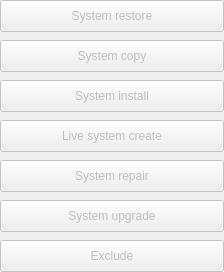
     <widget class="QWidget" name="functionmenu1" native="true">
      <property name="geometry">
       <rect>
        <x>448</x>
        <y>96</y>
        <width>224</width>
        <height>272</height>
       </rect>
      </property>
      <widget class="QPushButton" name="restoremenu">
       <property name="enabled">
        <bool>false</bool>
       </property>
       <property name="geometry">
        <rect>
         <x>0</x>
         <y>0</y>
         <width>224</width>
         <height>32</height>
        </rect>
       </property>
       <property name="cursor">
        <cursorShape>PointingHandCursor</cursorShape>
       </property>
       <property name="focusPolicy">
        <enum>Qt::NoFocus</enum>
       </property>
       <property name="text">
        <string>System restore</string>
       </property>
       <property name="icon">
        <iconset resource="resedit.qrc">
         <normaloff>:/pictures/next.png</normaloff>:/pictures/next.png</iconset>
       </property>
       <property name="iconSize">
        <size>
         <width>13</width>
         <height>13</height>
        </size>
       </property>
      </widget>
      <widget class="QPushButton" name="copymenu">
       <property name="enabled">
        <bool>false</bool>
       </property>
       <property name="geometry">
        <rect>
         <x>0</x>
         <y>40</y>
         <width>224</width>
         <height>32</height>
        </rect>
       </property>
       <property name="cursor">
        <cursorShape>PointingHandCursor</cursorShape>
       </property>
       <property name="focusPolicy">
        <enum>Qt::NoFocus</enum>
       </property>
       <property name="text">
        <string>System copy</string>
       </property>
       <property name="icon">
        <iconset resource="resedit.qrc">
         <normaloff>:/pictures/next.png</normaloff>:/pictures/next.png</iconset>
       </property>
       <property name="iconSize">
        <size>
         <width>13</width>
         <height>13</height>
        </size>
       </property>
      </widget>
      <widget class="QPushButton" name="installmenu">
       <property name="enabled">
        <bool>false</bool>
       </property>
       <property name="geometry">
        <rect>
         <x>0</x>
         <y>80</y>
         <width>224</width>
         <height>32</height>
        </rect>
       </property>
       <property name="cursor">
        <cursorShape>PointingHandCursor</cursorShape>
       </property>
       <property name="focusPolicy">
        <enum>Qt::NoFocus</enum>
       </property>
       <property name="text">
        <string>System install</string>
       </property>
       <property name="icon">
        <iconset resource="resedit.qrc">
         <normaloff>:/pictures/next.png</normaloff>:/pictures/next.png</iconset>
       </property>
       <property name="iconSize">
        <size>
         <width>13</width>
         <height>13</height>
        </size>
       </property>
      </widget>
      <widget class="QPushButton" name="livecreatemenu">
       <property name="enabled">
        <bool>false</bool>
       </property>
       <property name="geometry">
        <rect>
         <x>0</x>
         <y>120</y>
         <width>224</width>
         <height>32</height>
        </rect>
       </property>
       <property name="cursor">
        <cursorShape>PointingHandCursor</cursorShape>
       </property>
       <property name="focusPolicy">
        <enum>Qt::NoFocus</enum>
       </property>
       <property name="text">
        <string>Live system create</string>
       </property>
       <property name="icon">
        <iconset resource="resedit.qrc">
         <normaloff>:/pictures/next.png</normaloff>:/pictures/next.png</iconset>
       </property>
       <property name="iconSize">
        <size>
         <width>13</width>
         <height>13</height>
        </size>
       </property>
      </widget>
      <widget class="QPushButton" name="repairmenu">
       <property name="enabled">
        <bool>false</bool>
       </property>
       <property name="geometry">
        <rect>
         <x>0</x>
         <y>160</y>
         <width>224</width>
         <height>32</height>
        </rect>
       </property>
       <property name="cursor">
        <cursorShape>PointingHandCursor</cursorShape>
       </property>
       <property name="focusPolicy">
        <enum>Qt::NoFocus</enum>
       </property>
       <property name="text">
        <string>System repair</string>
       </property>
       <property name="icon">
        <iconset resource="resedit.qrc">
         <normaloff>:/pictures/next.png</normaloff>:/pictures/next.png</iconset>
       </property>
       <property name="iconSize">
        <size>
         <width>13</width>
         <height>13</height>
        </size>
       </property>
      </widget>
      <widget class="QPushButton" name="systemupgrade">
       <property name="enabled">
        <bool>false</bool>
       </property>
       <property name="geometry">
        <rect>
         <x>0</x>
         <y>200</y>
         <width>224</width>
         <height>32</height>
        </rect>
       </property>
       <property name="cursor">
        <cursorShape>PointingHandCursor</cursorShape>
       </property>
       <property name="focusPolicy">
        <enum>Qt::NoFocus</enum>
       </property>
       <property name="text">
        <string>System upgrade</string>
       </property>
      </widget>
      <widget class="QPushButton" name="excludemenu">
       <property name="enabled">
        <bool>false</bool>
       </property>
       <property name="geometry">
        <rect>
         <x>0</x>
         <y>240</y>
         <width>224</width>
         <height>32</height>
        </rect>
       </property>
       <property name="cursor">
        <cursorShape>PointingHandCursor</cursorShape>
       </property>
       <property name="focusPolicy">
        <enum>Qt::NoFocus</enum>
       </property>
       <property name="text">
        <string>Exclude</string>
       </property>
       <property name="icon">
        <iconset resource="resedit.qrc">
         <normaloff>:/pictures/next.png</normaloff>:/pictures/next.png</iconset>
       </property>
       <property name="iconSize">
        <size>
         <width>13</width>
         <height>13</height>
        </size>
       </property>
      </widget>
     </widget>
